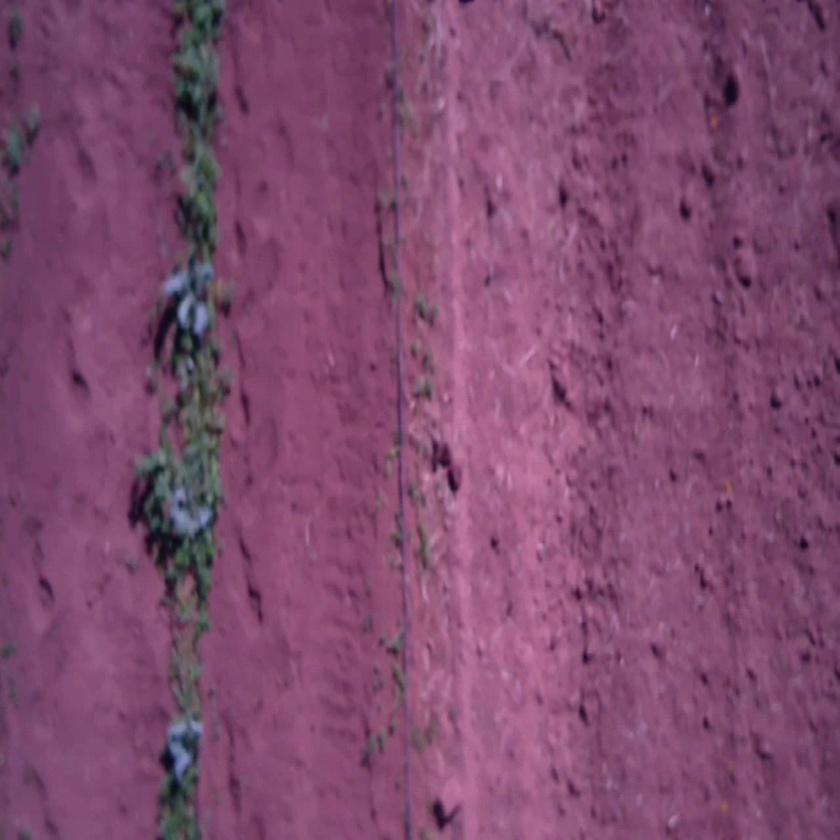
#> input picture segmentation/data/geok/test/images/frame_0055_jpg.rf.440b9803a9766de971934b5a891db20f.jpg, 840 x 840 px, shrunk from 1280 x 1280 before the run
$ python -i spectral_features.py   (imports and definitions only)
#> lines starting #> are read from the running program, lines starting #| are printed output that depends on the picture
#> further down, picture is the input picture: shape (840, 840, 3); mean B, G, R 109.3, 75, 126.9
import cv2
import numpy as np

class SpectralFeatures:
   def __init__(self, image):
      self.image = image

   # [14 lines left out: function compute_brightness, not called in this run]

   def compute_hue_histogram(self):
      image =  cv2.cvtColor(self.image, cv2.COLOR_BGR2HSV)
#> image: shape (840, 840, 3); mean H, S, V 157.7, 105.4, 127.5
      (H,S,V) =  cv2.split(image.astype("float"))
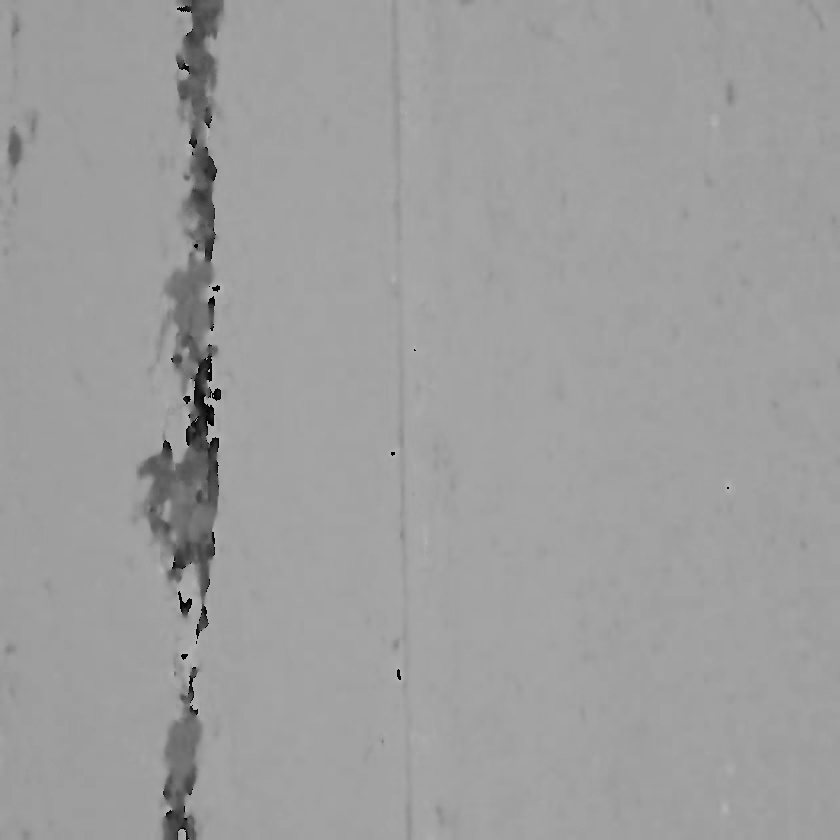
#> H: shape (840, 840) float64; min 0, max 179, mean 157.7
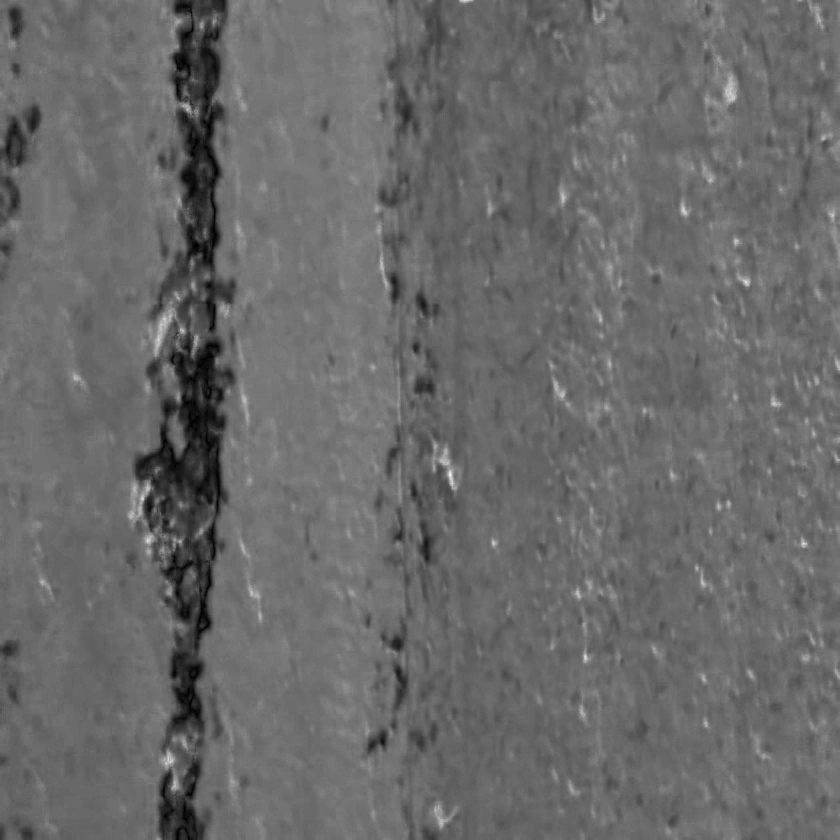
#> S: shape (840, 840) float64; min 0, max 245, mean 105.4
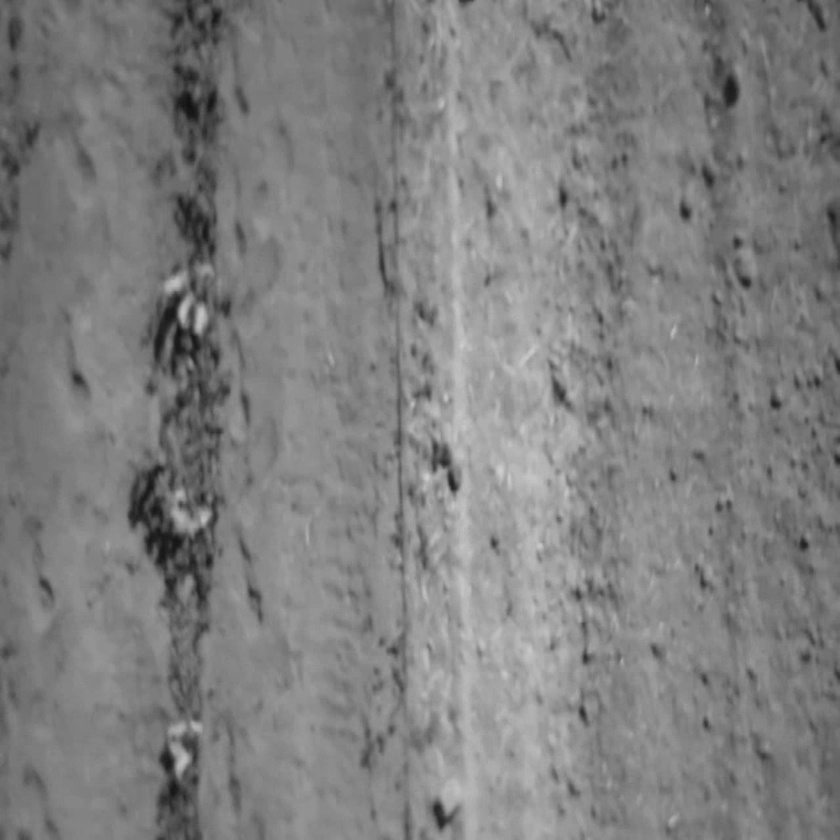
#> V: shape (840, 840) float64; min 16, max 208, mean 127.5
      hist = cv2.calcHist(image, [0], None,[20],[0,256])
#> hist = 20 values, max 729 at index 12, min 0 at index 0, mean 126
      c_threshold = 0.01
      maximum = hist.max()
#> maximum = 729
      feature_1 = np.sum([1 if hist[i]>=(c_threshold*maximum) else 0 for i in range(20)])
#> feature_1 = 11
      max_2 = -1

      for i in range(20):
         if hist[i]==maximum:
            continue
         if hist[i]>max_2:
            max_2 = hist[i]
         feature_2 = maximum-max_2
#> this loop made 20 passes
#> (max_2, feature_2) on passes 1 to 9: ([0], [729]), ([2], [727]), ([8], [721]), ([25], [704]), ([33], [696]), ([64], [665]), ([79], [650]), ([348], [381]), ([554], [175])
#> feature_2 on passes 10, 11, 12, 14, 15, 16: [175], [175], [175], [175], [175], [175]

      #  print(f"Number of bins: {feature_1}")
      #  print(f"Contrast of the hue histogram as the maximum arc length distance between any two significant bins: {feature_2[0]}")
      #  print(f"Standard deviation of the hue arc length of all the pixels in the image: {np.std(H)}")


      return feature_1,"{:.3f}".format(feature_2[0]),"{:.3f}".format(np.std(H))

   # [38 lines left out: functions compute_contrast, compute_saturation, compute_sift_feats, not called in this run]

   def np_array_to_string(self, array):
      return ','.join(map(str, array))

   def flatten_array(self, input):
         return np.ravel(input)

>>> import cv2
>>> picture = cv2.imread('../../segmentation/data/geok/test/images/frame_0055_jpg.rf.440b9803a9766de971934b5a891db20f.jpg')
>>> result = SpectralFeatures(picture).compute_hue_histogram()
#> result = (11, '175.000', '14.160')

$ run again, on segmentation/data/geok/test/images/frame_0056-Copia-1-_jpg.rf.b72284668751876c9351432076e858e8.jpg
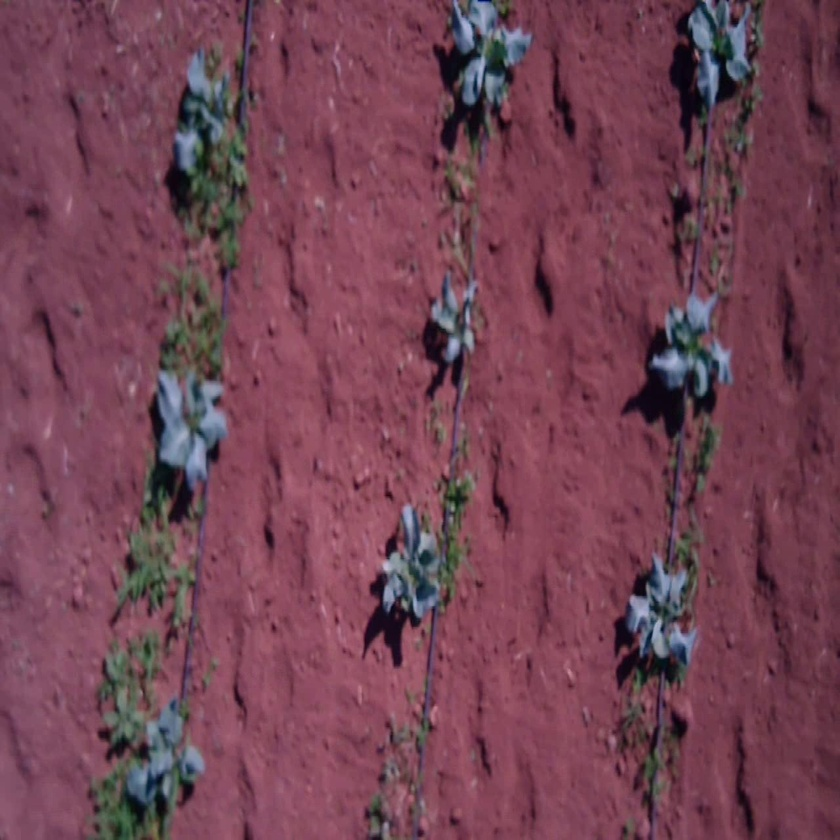
#> input picture segmentation/data/geok/test/images/frame_0056-Copia-1-_jpg.rf.b72284668751876c9351432076e858e8.jpg, 840 x 840 px, shrunk from 1280 x 1280 before the run
#> picture is the input picture: shape (840, 840, 3); mean B, G, R 83.6, 67.8, 115.6
#> image: shape (840, 840, 3); mean H, S, V 158.5, 111.6, 117.6
#> in compute_hue_histogram, `(H,S,V) =  cv2.split(image.astype("float"))`:
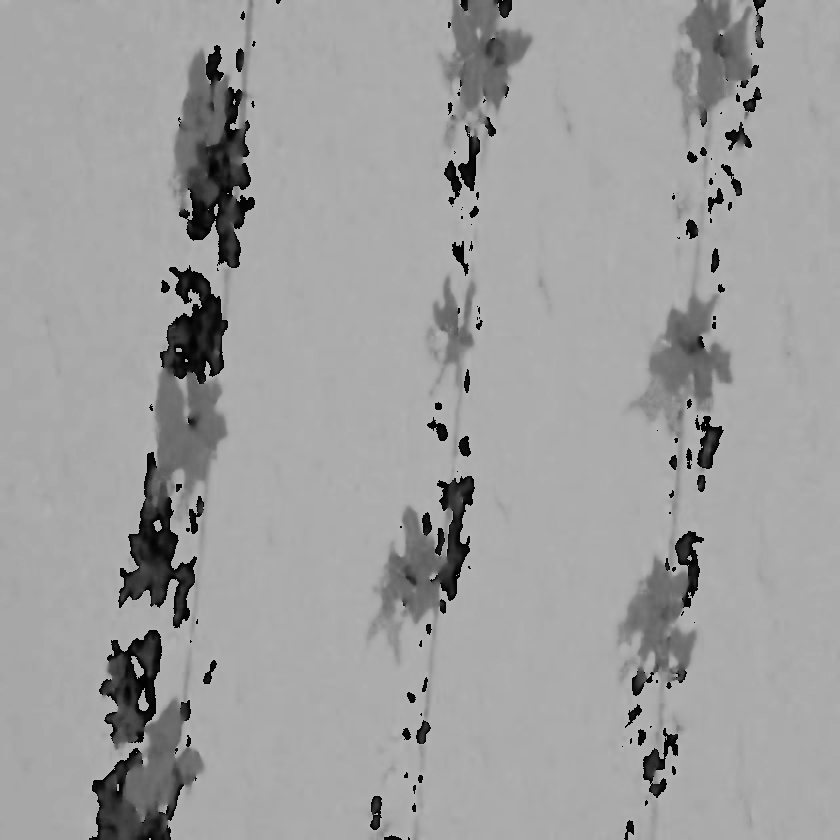
#> H: shape (840, 840) float64; min 0, max 179, mean 158.5
#> in compute_hue_histogram, `(H,S,V) =  cv2.split(image.astype("float"))`:
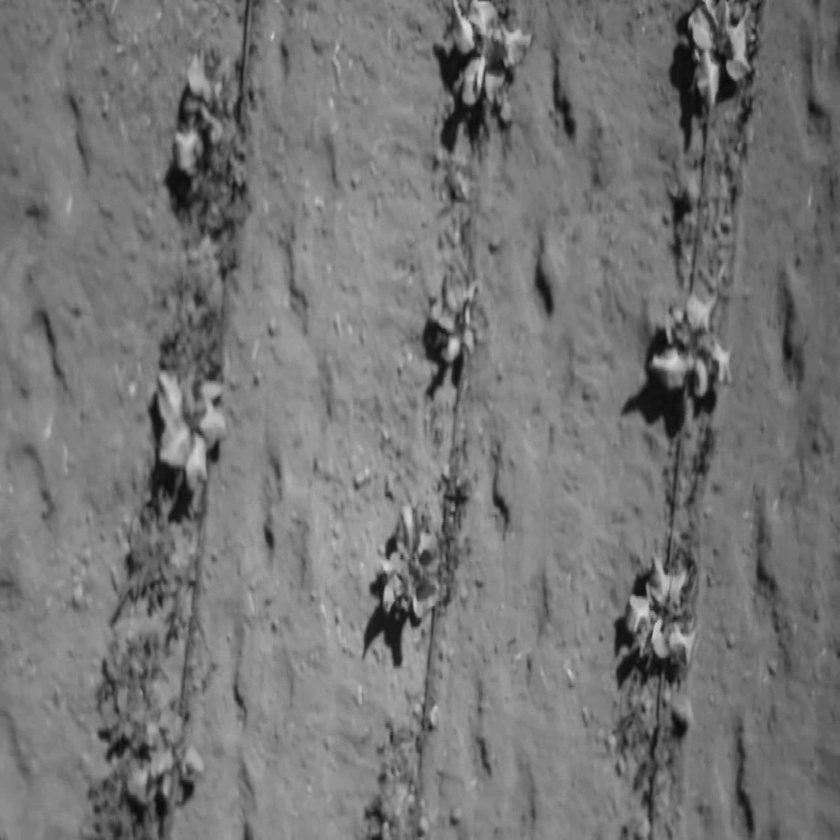
#> V: shape (840, 840) float64; min 7, max 218, mean 117.6
#> hist = 20 values, max 620 at index 13, min 0 at index 18, mean 126
#> maximum = 620
#> feature_1 = 15
#> the loop in compute_hue_histogram, `for i in range(20):` made 20 passes
#> (max_2, feature_2) on passes 1, 4, 5, 6, 7, 8, 9, 10: ([24], [596]), ([33], [587]), ([50], [570]), ([70], [550]), ([113], [507]), ([244], [376]), ([446], [174]), ([469], [151])
#> result = (15, '151.000', '35.550')

$ run again, on segmentation/data/geok/test/images/frame_0056_jpg.rf.06d313e34af2ef375f4be15056f49065.jpg
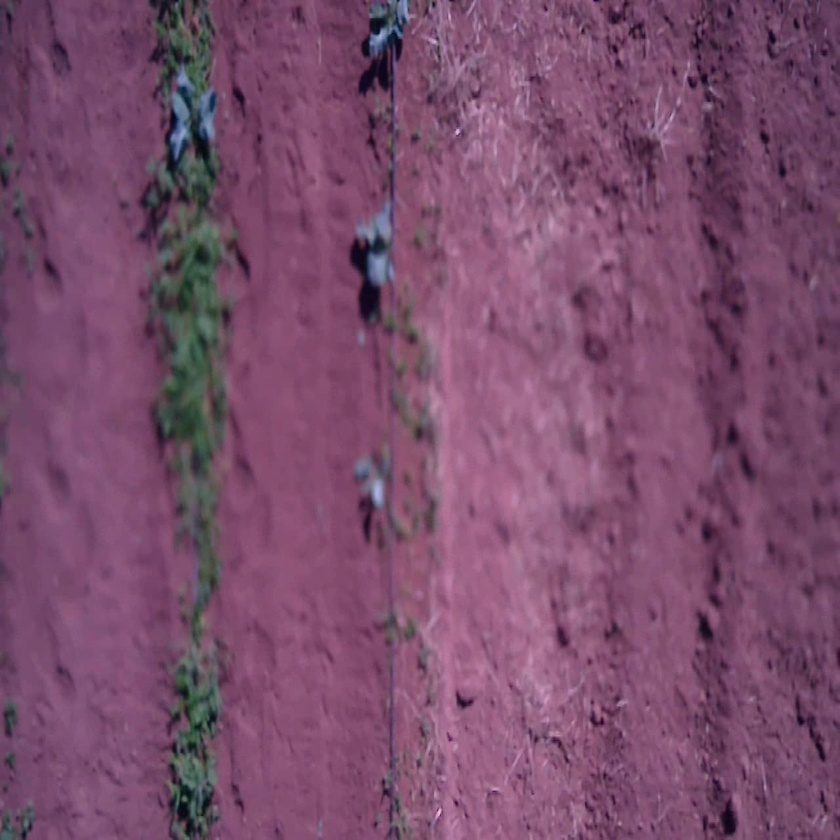
#> input picture segmentation/data/geok/test/images/frame_0056_jpg.rf.06d313e34af2ef375f4be15056f49065.jpg, 840 x 840 px, shrunk from 1280 x 1280 before the run
#> picture is the input picture: shape (840, 840, 3); mean B, G, R 107.5, 77.2, 121.7
#> image: shape (840, 840, 3); mean H, S, V 155.6, 96.2, 122.6
#> in compute_hue_histogram, `(H,S,V) =  cv2.split(image.astype("float"))`:
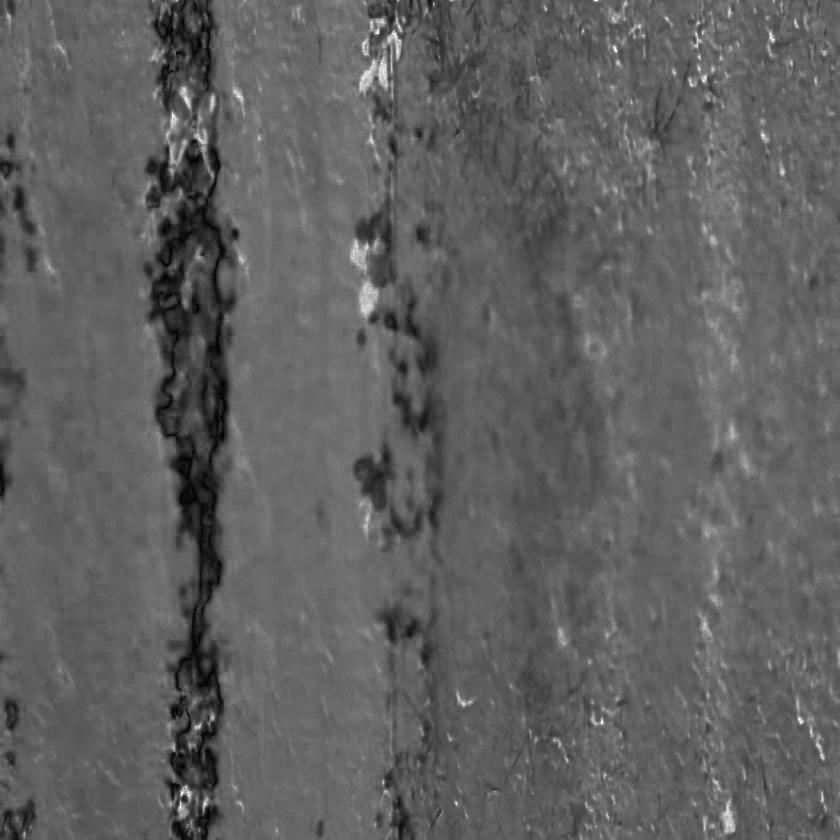
#> S: shape (840, 840) float64; min 0, max 255, mean 96.2
#> in compute_hue_histogram, `(H,S,V) =  cv2.split(image.astype("float"))`:
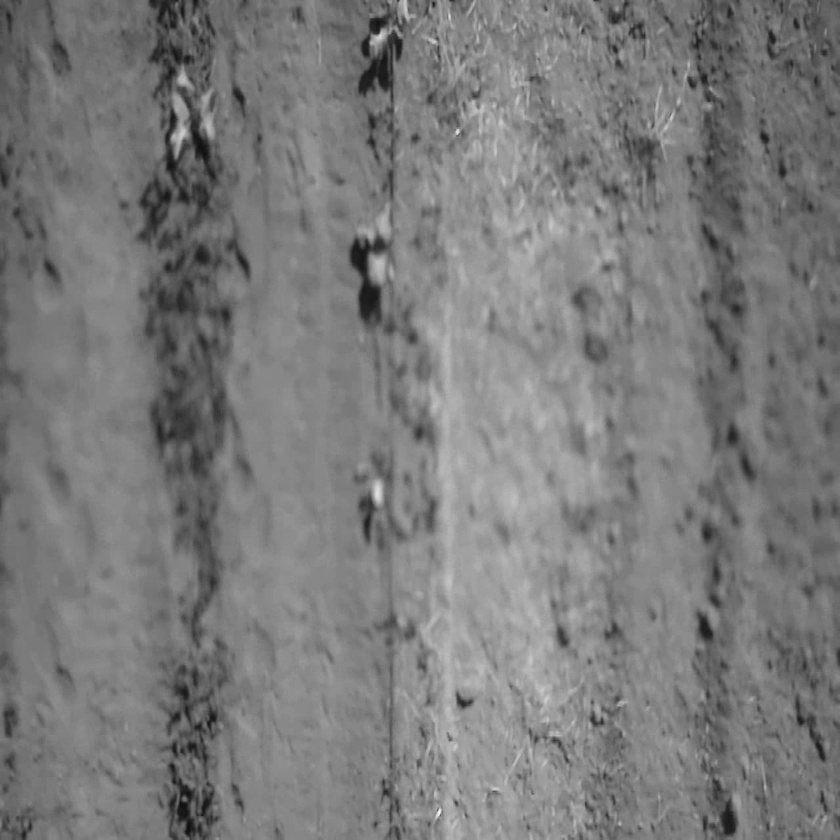
#> V: shape (840, 840) float64; min 12, max 255, mean 122.6
#> hist = 20 values, max 638 at index 12, min 1 at index 0, mean 126
#> maximum = 638
#> feature_1 = 12
#> the loop in compute_hue_histogram, `for i in range(20):` made 20 passes
#> (max_2, feature_2) on passes 1 to 8: ([1], [637]), ([6], [632]), ([18], [620]), ([36], [602]), ([51], [587]), ([91], [547]), ([206], [432]), ([461], [177])
#> result = (12, '177.000', '19.079')

$ run again, on segmentation/data/geok/test/images/frame_0057-Copia-1-_jpg.rf.536929a7ba93d26a9fdd13c21d9afbf5.jpg
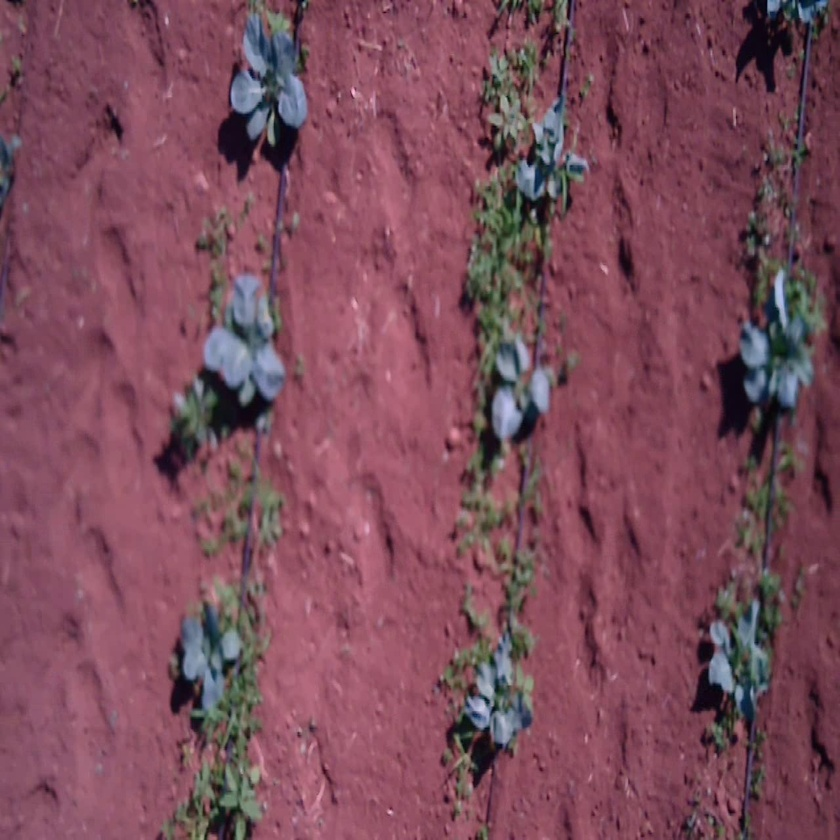
#> input picture segmentation/data/geok/test/images/frame_0057-Copia-1-_jpg.rf.536929a7ba93d26a9fdd13c21d9afbf5.jpg, 840 x 840 px, shrunk from 1280 x 1280 before the run
#> picture is the input picture: shape (840, 840, 3); mean B, G, R 90.7, 76.3, 124.6
#> image: shape (840, 840, 3); mean H, S, V 154.4, 105.9, 126.8
#> in compute_hue_histogram, `(H,S,V) =  cv2.split(image.astype("float"))`:
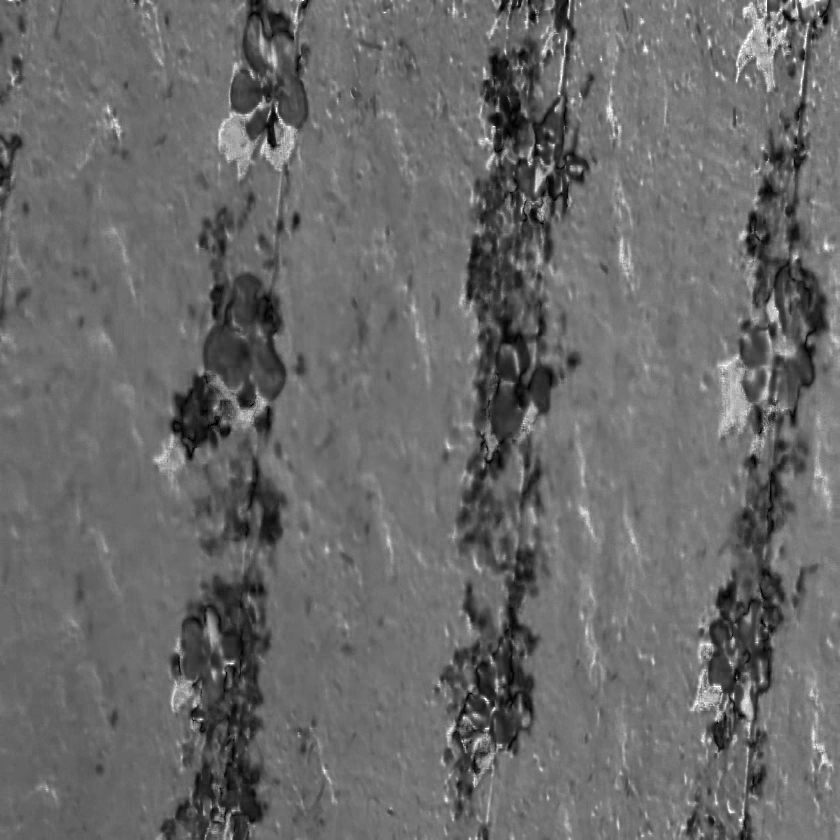
#> S: shape (840, 840) float64; min 0, max 255, mean 105.9
#> in compute_hue_histogram, `(H,S,V) =  cv2.split(image.astype("float"))`:
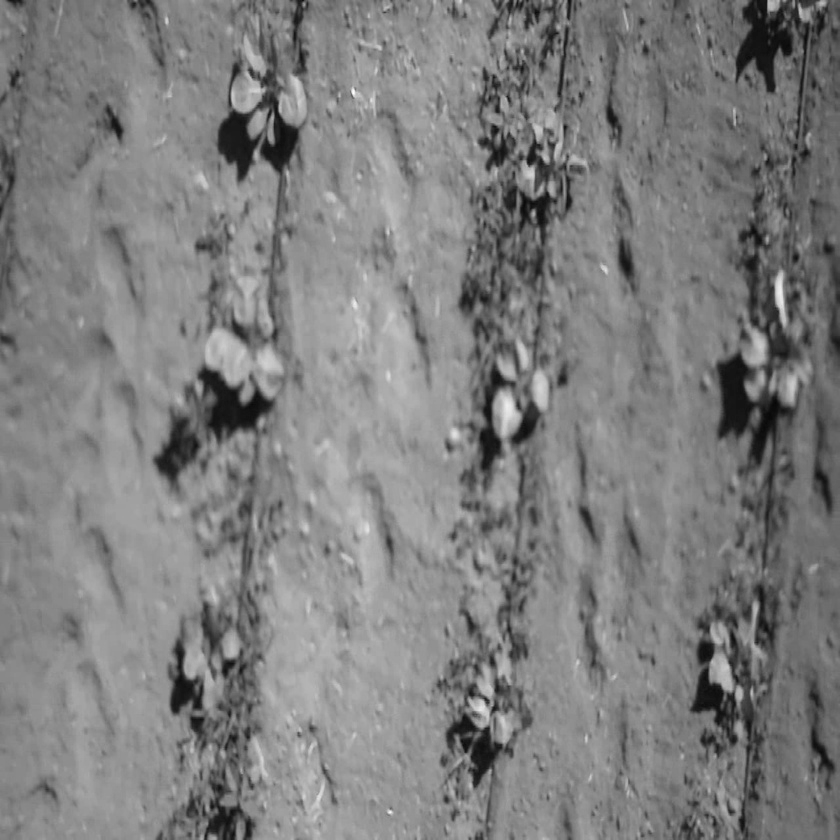
#> V: shape (840, 840) float64; min 6, max 255, mean 126.8
#> hist = 20 values, max 619 at index 13, min 4 at index 15, mean 126
#> maximum = 619
#> feature_1 = 17
#> the loop in compute_hue_histogram, `for i in range(20):` made 20 passes
#> (max_2, feature_2) on passes 1, 3, 6, 8, 9: ([35], [584]), ([64], [555]), ([65], [554]), ([168], [451]), ([459], [160])
#> result = (17, '160.000', '42.898')
